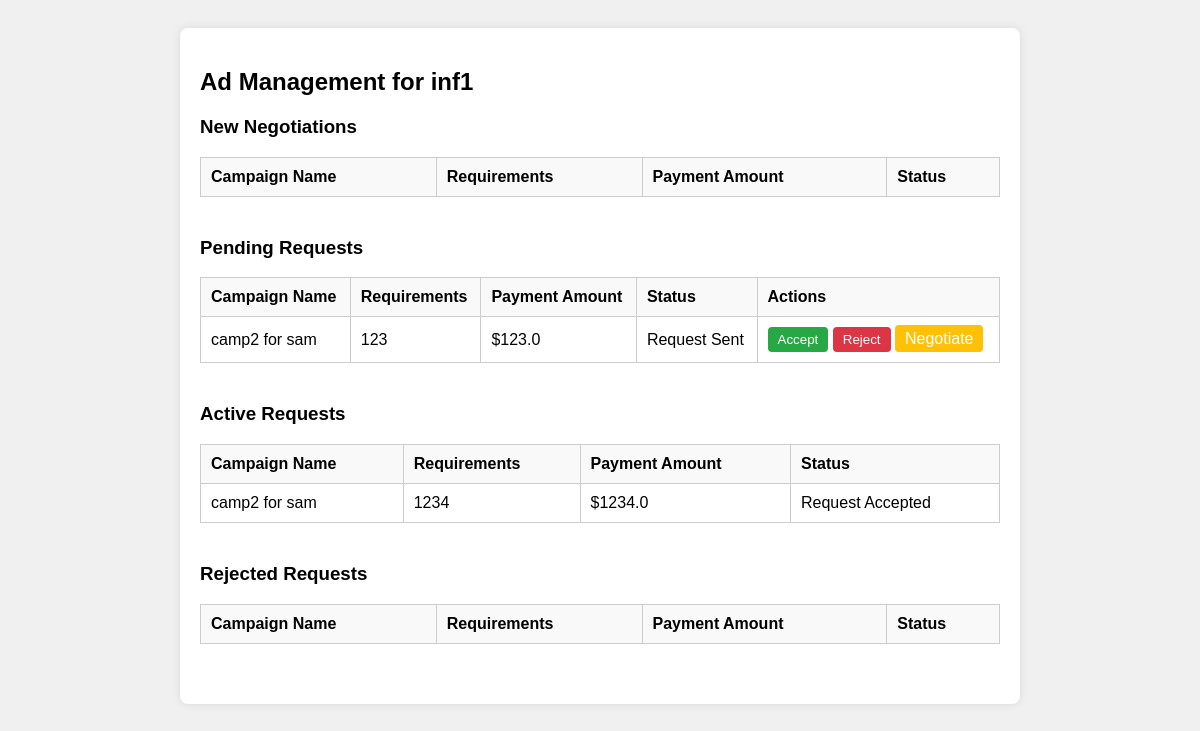
The page /ad_management (signed in) on the database its author committed.
### applications/models.py (models this page shows)
class influencer(db.Model):
    id = db.Column(db.Integer, primary_key=True)
    name = db.Column(db.String(100), nullable=True)
    username = db.Column(db.String(20), unique=True, nullable=False)
    password = db.Column(db.String(100), nullable=False)
    industry = db.Column(db.String(100),nullable = False)
    email = db.Column(db.String(100), unique=True, nullable=False)
    platform = db.Column(db.String(100))
    flagged = db.Column(db.String(10), nullable=False, default="no")
    followers = db.Column(db.Integer, nullable=False)
    ad_requests = db.relationship('adrequest', backref='influencer', lazy=True)

class adrequest(db.Model):
    id = db.Column(db.Integer, primary_key=True)
    campaign_id = db.Column(db.Integer, db.ForeignKey('campaign.id'), nullable=False)
    influencer_id = db.Column(db.Integer, db.ForeignKey('influencer.id'), nullable=False)
    requirements = db.Column(db.String(500), nullable=False)
    flagged = db.Column(db.String(10), nullable=False, default="no")
    payment_amount = db.Column(db.Float, nullable=False)
    status = db.Column(db.String(50), nullable=False, default='Request Sent')

class campaign(db.Model):
    id = db.Column(db.Integer, primary_key=True)
    name = db.Column(db.String(100), nullable=False)
    status = db.Column(db.String(50), nullable=False,default="active")
    category = db.Column(db.String(50), nullable=False)
    budget = db.Column(db.Integer, nullable=False)
    sponsor_id = db.Column(db.Integer, db.ForeignKey('sponsor.id'), nullable=False)
    flagged = db.Column(db.String(10), nullable=False, default="no")
    start_date = db.Column(db.Date, nullable=False)
    end_date = db.Column(db.Date, nullable=True)
    ad_requests = db.relationship('adrequest', backref='campaign', lazy=True)

### applications/routes.py (the view)
@app.route('/ad_management')
def ad_management():
    influencer_id = session.get('user_id')
    if not influencer_id:
        return redirect(url_for('login'))
    inf = influencer.query.get(influencer_id)
    if inf is None:
        return redirect(url_for('login'))
    ad_requests = adrequest.query.filter_by(influencer_id=influencer_id).all()
    new_negotiations = [req for req in ad_requests if req.status == 'Request Negotiated']
    pending_requests = [req for req in ad_requests if req.status == 'Request Sent']
    active_requests = [req for req in ad_requests if req.status == 'Request Accepted']
    rejected_requests = [req for req in ad_requests if req.status == 'Request Rejected']
    return render_template('ad_management.html', influencer=inf, new_negotiations=new_negotiations, pending_requests=pending_requests, active_requests=active_requests, rejected_requests=rejected_requests)

### templates/ad_management.html (shortened to what this page needs)
<!DOCTYPE html>
<html lang="en">
<head>
</head>
<body>
    <div class="container">
        <h2>Ad Management for {{ influencer.username }}</h2>
        <div class="section">
            <h3>New Negotiations</h3>
            <table>
                <thead>
                    <tr>
                        <th>Campaign Name</th>
                        <th>Requirements</th>
                        <th>Payment Amount</th>
                        <th>Status</th>
                    </tr>
                </thead>
            </table>
        </div>
        <div class="section">
            <h3>Pending Requests</h3>
            <table>
                <thead>
                    <tr>
                        <th>Campaign Name</th>
                        <th>Requirements</th>
                        <th>Payment Amount</th>
                        <th>Status</th>
                        <th>Actions</th>
                    </tr>
                </thead>
                <tbody>
                    {% for ad_request in pending_requests %}
                        <tr>
                            <td>{{ ad_request.campaign.name }}</td>
                            <td>{{ ad_request.requirements }}</td>
                            <td>${{ ad_request.payment_amount }}</td>
                            <td>{{ ad_request.status }}</td>
                            <td>
                                <form method="POST" action="{{ url_for('accept_ad_request', ad_request_id=ad_request.id) }}" style="display:inline;">
                                    <button type="submit" class="btn btn-accept">Accept</button>
                                </form>
                                <form method="POST" action="{{ url_for('reject_ad_request', ad_request_id=ad_request.id) }}" style="display:inline;">
                                    <button type="submit" class="btn btn-reject">Reject</button>
                                </form>
                                <a href="{{ url_for('negotiate_ad_request', influencer_id=influencer.id, ad_request_id=ad_request.id) }}" class="btn btn-negotiate">Negotiate</a>
                            </td>
                        </tr>
                    {% endfor %}
                </tbody>
            </table>
        </div>
        <div class="section">
            <h3>Active Requests</h3>
            <table>
                <thead>
                    <tr>
                        <th>Campaign Name</th>
                        <th>Requirements</th>
                        <th>Payment Amount</th>
                        <th>Status</th>
                    </tr>
                </thead>
                <tbody>
                    {% for ad_request in active_requests %}
                        <tr>
                            <td>{{ ad_request.campaign.name }}</td>
                            <td>{{ ad_request.requirements }}</td>
                            <td>${{ ad_request.payment_amount }}</td>
                            <td>{{ ad_request.status }}</td>
                        </tr>
                    {% endfor %}
                </tbody>
            </table>
        </div>
        <div class="section">
            <h3>Rejected Requests</h3>
            <table>
                <thead>
                    <tr>
                        <th>Campaign Name</th>
                        <th>Requirements</th>
                        <th>Payment Amount</th>
                        <th>Status</th>
                    </tr>
                </thead>
            </table>
        </div>
    </div>
</body>
</html>

### templates/ad_management.html (style rules this page uses)
body { font-family: Arial, sans-serif; background-color: #f0f0f0; padding: 20px; }
.container { background-color: #fff; padding: 20px; border-radius: 8px; box-shadow: 0 0 10px rgba(0, 0, 0, 0.1); max-width: 800px; margin: auto; }
table { width: 100%; border-collapse: collapse; margin-bottom: 20px; }
table, th, td { border: 1px solid #ccc; }
th, td { padding: 10px; text-align: left; }
th { background-color: #f9f9f9; }
.section { margin-bottom: 40px; }
.section h3 { margin-top: 0; }
.btn { padding: 5px 10px; color: white; border: none; border-radius: 4px; cursor: pointer; text-decoration: none; white-space: nowrap; }
.btn-accept { background-color: #28a745; }
.btn-reject { background-color: #dc3545; }
.btn-negotiate { background-color: #ffc107; }

### rows shown on the page
influencer: username "inf1"
adrequest: campaign.name "camp2 for sam", requirements "123", payment_amount "123.0", status "Request Sent"
adrequest: campaign.name "camp2 for sam", requirements "1234", payment_amount "1234.0", status "Request Accepted"
